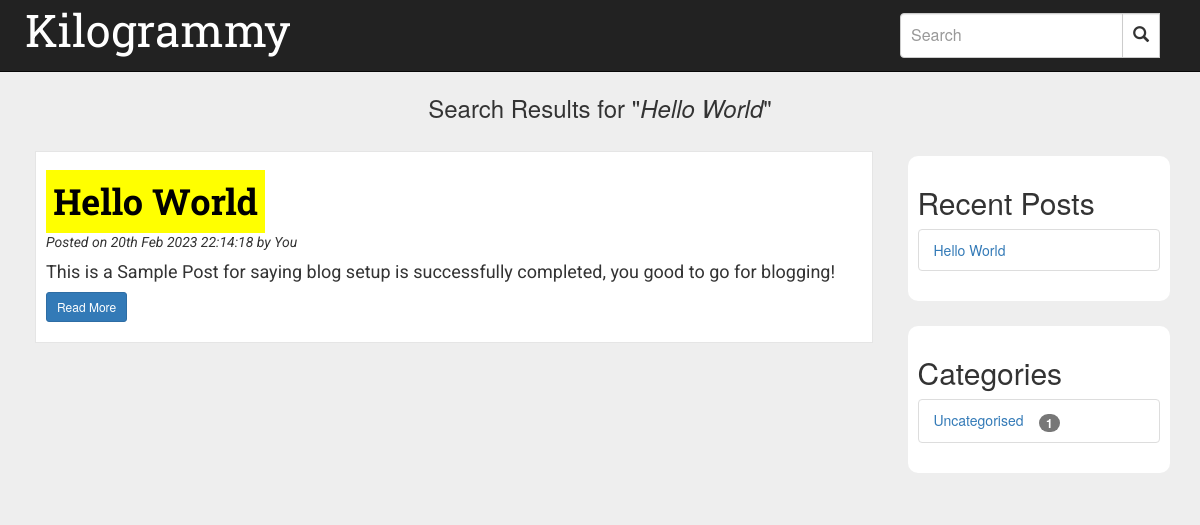
/search.php?term=Hello World, run on the app's committed database.
### tables this page shows
CREATE TABLE `blog_posts` (
  `id` int(11) NOT NULL,
  `postTitle` varchar(200) NOT NULL,
  `description` text NOT NULL,
  `content` text NOT NULL,
  `post_date` timestamp NOT NULL DEFAULT current_timestamp() ON UPDATE current_timestamp(),
  `auther` varchar(25) NOT NULL,
  `catinfo` varchar(11) DEFAULT NULL
);

CREATE TABLE `blog_cats` (
  `catID` int(11) NOT NULL,
  `catTitle` varchar(200) NOT NULL,
  `catSlug` varchar(200) NOT NULL
);

### search.php (the view, shortened to what this page needs)
<?php
	require_once('inc/dbconfig.php');
	$key = $_GET['term'];
	$query = "SELECT * FROM blog_posts WHERE postTitle LIKE '%".$_GET['term']."%' OR description LIKE '%".$_GET['term']."%' OR content  LIKE '%".$_GET['term']."%'";
	$result = mysqli_query($con,$query);
	echo '<div class="topspace container-fluid">';
		if(mysqli_num_rows($result) > 0)
		{
			echo '<h3 class="text-center">Search Results for  "<i>'.$_GET['term'].'</i>"</h3>';
			while($row = mysqli_fetch_assoc($result))
			{
				echo '<div class="col-md-9 col-sm-12"><div class="postbox">';
				$search_title = '<h1 id="posttitle"><a href="viewpost.php?id='.$row['id'].'&title='.$row['postTitle'].'">'.$row['postTitle'].'</a></h1>';
				echo preg_replace("/\w*?$key\w*/i", "<mark>$0</mark>", $search_title);
			    $search_auther = '<p id="postdate"><i>Posted on '.date('jS M Y H:i:s', strtotime($row['post_date'])).'</i> by '.$row['auther'];
			    echo preg_replace("/\w*?$key\w*/i", "<mark>$0</mark>", $search_auther);
			    $search_description = '<p><h4 id="description">'.$row['description'].'</h4></p>';
			    echo preg_replace("/\w*?$key\w*/i", "<mark>$0</mark>", $search_description);
			    echo '<p><a class="btn btn-sm btn-primary" href="viewpost.php?id='.$row['id'].'&title='.$row['postTitle'].'">Read More</a></p>';
			    echo '</div></div>';
			}
		}
?>
	<div class="col-md-3">
	<?php
					$query2 = "SELECT id, postTitle FROM blog_posts ORDER BY id DESC LIMIT 0,5";
					$result2 = mysqli_query($con,$query2);
					if (mysqli_num_rows($result2) > 0)
					{
						echo '<div class="recent"><h2>Recent Posts</h2><ul class="list-group">';
							while($row2 = mysqli_fetch_assoc($result2))
							{
					            echo '<li class="list-group-item"><a href="viewpost.php?id='.$row2['id'].'&title='.$row2['postTitle'].'">'.$row2['postTitle'].'</a></li>';
					        }
					        echo '</ul></div>';
				    }
				   $catq = "SELECT catID, catTitle, catSlug FROM blog_cats";
					$result3 = mysqli_query($con,$catq);
					if (mysqli_num_rows($result3) > 0)
					{
						echo '<div class="recent"><h2>Categories</h2><ul class="list-group">';
							while($row3 = mysqli_fetch_assoc($result3))
							{
								$catnum = "SELECT id, content, catinfo FROM blog_posts WHERE catinfo = ".$row3['catID']."";
								$rescat = mysqli_query($con,$catnum);
								$num = mysqli_num_rows($rescat);
					            echo '<li class="list-group-item"><a href="viewbycat.php?catid='.$row3['catID'].'&category='.$row3['catTitle'].'">'.$row3['catTitle'].'&nbsp;&nbsp;&nbsp;&nbsp;<span class="badge">'.$num.'</span></a></li>';
					        }
					        echo '</ul></div>';
					}
	?>
	</div>

### css/styles.css (style rules this page uses)
body { background: #eee !important; }
mark { background-color: yellow; }
a, a:hover { text-decoration: none; }
.postbox { background-color: #fff; padding: 10px 10px; margin: 20px 5px; border: 1px solid rgba(0,0,0,0.1); z-index: 1000; }
#postdate { font-family: 'Roboto', sans-serif; font-style: italic; }
#posttitle { font-family: 'Roboto Slab', serif; font-weight: bolder; }
#description { font-family: 'Roboto', sans-serif; font-weight: normal; }
.topspace { margin-top: 75px; }
.recent { background-color: #fff; padding: 10px; border-radius: 10px; margin: 25px auto; }

### data on the page
blog_posts: postTitle "Hello World", post_date "20th Feb 2023 22:14:18", auther "You", description "This is a Sample Post for saying blog setup is successfully completed, you good to go for blogging!"
blog_cats: catTitle "Uncategorised", num "1"

### other printed values
BLOG "Kilogrammy"
$_GET['term'] "Hello World"
